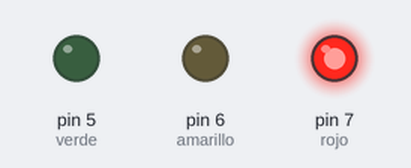
Simulated run of this sketch. Board: Arduino Uno, built with avr-gcc and run on an emulated ATmega328P. Shown: output pins drawn as LEDs (lit = HIGH).

Above: at 1.5 s.
At 4.5 s:
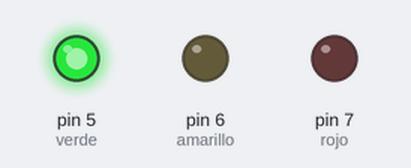
At 7.5 s:
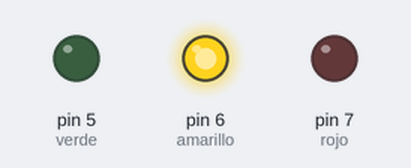
Timing chart, 0 to 11.7 s (numbered marks = the images above):
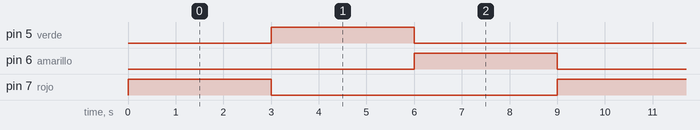

Measured:
- by itself, pin 5 (verde), pin 6 (amarillo), pin 7 (rojo): alternates HIGH for 3.0 s and LOW for 6.0 s
- by itself, everything shown: repeats every 9.0 s, in 3 steps

The sketch:

semaforo.ino
```cpp
#define rojo 7
#define amarillo 6
#define verde 5

void setup() {
  // put your setup code here, to run once:
  pinMode(rojo, OUTPUT);
  pinMode(amarillo, OUTPUT);
  pinMode(verde, OUTPUT);
}

void loop() {
  // put your main code here, to run repeatedly:
  digitalWrite(rojo, HIGH);
  digitalWrite(amarillo, LOW);
  digitalWrite(verde, LOW);
  delay(3000);
  digitalWrite(rojo, LOW);
  digitalWrite(amarillo, LOW);
  digitalWrite(verde, HIGH);
  delay(3000);
  digitalWrite(rojo, LOW);
  digitalWrite(amarillo, HIGH);
  digitalWrite(verde, LOW);
  delay(3000);
}
```
